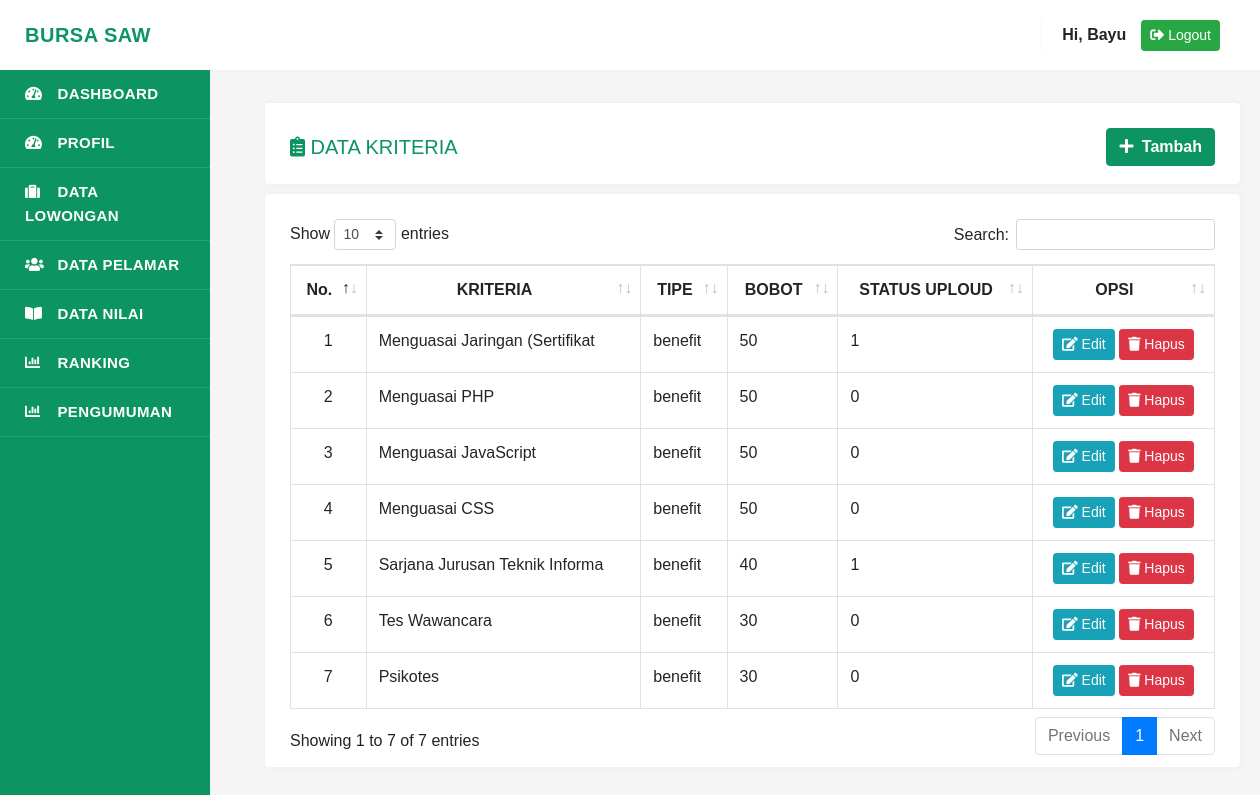
Page /perusahaan/dashboard.php?menu=data_kriteria&id_lowongan=40 (signed in) on the committed database.
### tables this page shows
CREATE TABLE `kriteria` (
  `id_kriteria` int(11) NOT NULL,
  `id_lowongan` int(11) NOT NULL,
  `nama_kriteria` varchar(30) NOT NULL,
  `tipe_kriteria` varchar(50) NOT NULL,
  `bobot` int(11) NOT NULL,
  `status_uploud` enum('0','1') NOT NULL
);

### require/koneksi.php (called while the page is built, shortened)
<?php
class Bursakerja
{
    protected $koneksi;
    function bukaKoneksi()
    {
        try {
            $this->koneksi = new PDO("mysql:host=localhost;dbname=bursakerja", "root", "", array(PDO::ATTR_PERSISTENT => TRUE));
        } catch (PDOException $e) {
            echo $e->getMessage();
        }
        return $this->koneksi;
    }
}

### require/kelas_kriteria.php (called while the page is built, shortened)
<?php
class Kriteria extends Bursakerja
{
    function GetData($qry_custom)
    {
        try {
            $sql = $this->bukaKoneksi()->prepare("SELECT * from kriteria " . $qry_custom);
            $sql->execute();
            return $sql;
        } catch (PDOException $e) {
            print $e->getMessage();
        }
    }
}

### perusahaan/data_kriteria.php (the view)
<div class="col-md-10 main-container">
    <div class="container">
        <div class="judul-content">
            <h5><i class="fas fa-clipboard-list"></i> DATA KRITERIA</h5>
            <a class="btn btn-success mb-2" href="?menu=tambah_kriteria&id_lowongan=<?php echo $_GET['id_lowongan'] ?>"><i class="fa fa-plus mr-1"></i> Tambah</a>
        </div>
        <div class="content">
            <div class="table-responsive">
                <table class="table table-bordered table-hover" id="dataTables">
                    <thead class="tabel" align="center">
                        <tr>
                            <th>No.</th>
                            <th>KRITERIA</th>
                            <th>TIPE</th>
                            <th>BOBOT</th>
                            <th>STATUS UPLOUD</th>
                            <th>OPSI</th>
                        </tr>
                    </thead>
                    <tbody>
                        <?php include('../require/kelas_kriteria.php');
                        $kriteria = new Kriteria();
                        $id = "where id_lowongan=" . $_GET['id_lowongan'];
                        $data_kriteria = $kriteria->GetData($id);
                        $no = 1;
                        while ($value = $data_kriteria->fetch(PDO::FETCH_ASSOC)) {
                            echo ' <tr>
                        <td align="center">' . $no . '</td>
                        <td>' . $value['nama_kriteria'] . '</td>
                        <td>' . $value['tipe_kriteria'] . '</td>
                        <td>' . $value['bobot'] . '</td>
                        <td>' . $value['status_uploud'] . '</td>
                        <td align="center">
                            <a href="?menu=edit_kriteria&id_kriteria=' . $value['id_kriteria'] . '" class="btn btn-info btn-sm"><i class="fa fa-edit"></i> Edit</a>
                            <a href="?menu=hapus_kriteria$id_kriteria=' . $value['id_kriteria'] . '" class="btn btn-danger btn-sm"><i class="fa fa-trash"></i> Hapus</a>
                        </td>
                        </tr>';
                            $no++;
                        }
                        ?>
                    </tbody>
                </table>
            </div>
        </div>
    </div>
</div>

### perusahaan/css/style.css (style rules this page uses)
* { margin: 0; padding: 0; box-sizing: border-box; list-style: none; text-decoration: none; font-family: 'Nunito', sans-serif; }
body { background-color: #f5f5f5; }
.main-container { margin-top: 30px; margin-left: 250px; padding: 25px; width: calc(100% - 250px); }
.main-container .judul-content { border-radius: 4px; background: #fff; padding: 25px; display: flex; justify-content: space-between; align-items: center; margin-right: 45px; color: #0c9463; margin-bottom: 10px; padding-bottom: 10px; text-align: justify; box-shadow: 1px 0 5px rgba(179, 179, 179, 0.125); }
.main-container .judul-content .btn { background: #0c9463; color: #fff; border-color: #0c9463; font-weight: bold; }
.main-container .content { border-radius: 4px; background: #fff; padding: 25px; margin-right: 45px; font-family: 'Nunito', sans-serif; font-weight: 400; margin-bottom: 10px; text-align: justify; padding-bottom: 10px; box-shadow: 1px 0 5px rgba(179, 179, 179, 0.125); }

### rows in the picture
kriteria: nama_kriteria "Menguasai Jaringan (Sertifikat", tipe_kriteria "benefit", bobot "50", status_uploud "1"
kriteria: nama_kriteria "Menguasai PHP", tipe_kriteria "benefit", bobot "50", status_uploud "0"
kriteria: nama_kriteria "Menguasai JavaScript", tipe_kriteria "benefit", bobot "50", status_uploud "0"
kriteria: nama_kriteria "Menguasai CSS", tipe_kriteria "benefit", bobot "50", status_uploud "0"
kriteria: nama_kriteria "Sarjana Jurusan Teknik Informa", tipe_kriteria "benefit", bobot "40", status_uploud "1"
kriteria: nama_kriteria "Tes Wawancara", tipe_kriteria "benefit", bobot "30", status_uploud "0"
kriteria: nama_kriteria "Psikotes", tipe_kriteria "benefit", bobot "30", status_uploud "0"

### other values in the picture
$_SESSION["username"] "Bayu"
